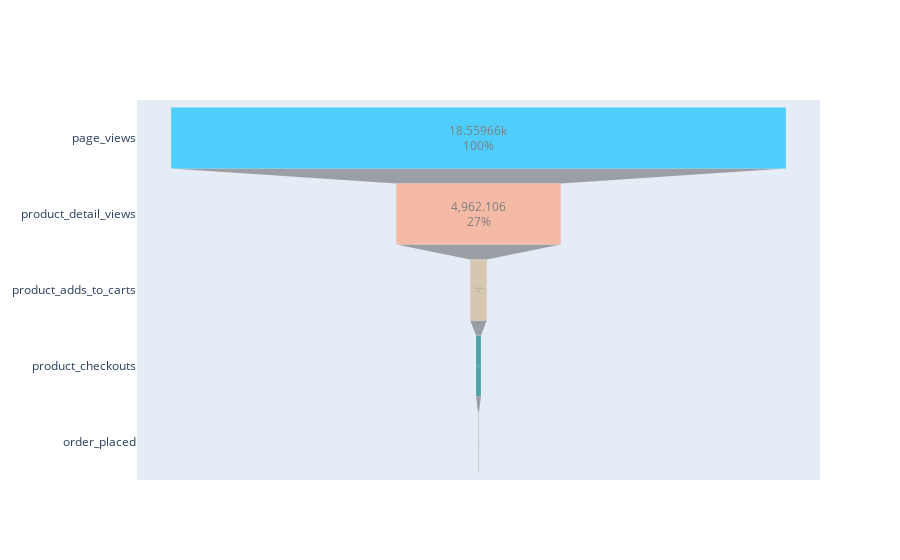

The notebook cell this image was saved under:
### Code cell
# click funnel chart
fig = go.Figure(go.Funnel(
    y = ["page_views", "product_detail_views", "product_adds_to_carts", "product_checkouts","order_placed"],
    x = [df['page_views'].mean(),df['product_detail_views'].mean(),df['product_adds_to_carts'].mean(),
         df['product_checkouts'].mean(),df['order_placed'].mean()],
    textposition = "inside",
    textinfo = "value+percent initial",
    opacity = 0.65, marker = {"color": ["deepskyblue", "lightsalmon", "tan", "teal", "silver"]}))
fig.show()

### Figure 1 — Plotly figure (JSON) as saved in the notebook; plotly's stock layout.template omitted (floating-point values rounded to 4 significant figures)
{"data": [{"marker": {"color": ["deepskyblue", "lightsalmon", "tan", "teal", "silver"]}, "opacity": 0.65, "textinfo": "value+percent initial", "textposition": "inside", "type": "funnel", "x": [18560.0, 4962.0, 499.9, 146.1, 36.66], "y": ["page_views", "product_detail_views", "product_adds_to_carts", "product_checkouts", "order_placed"]}], "layout": {}}
